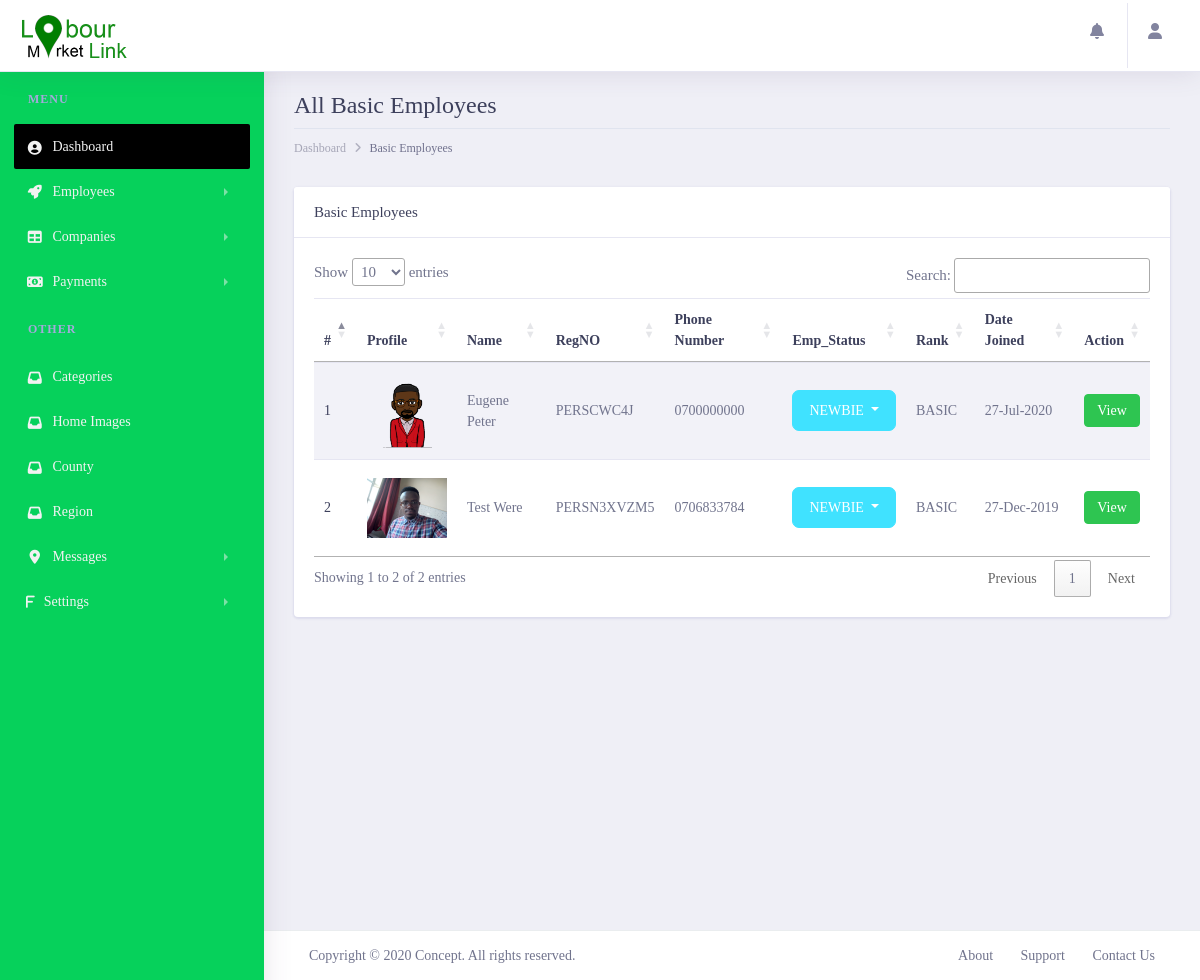
The app's page /lmladmin/basicemployees/ (signed in), older data.
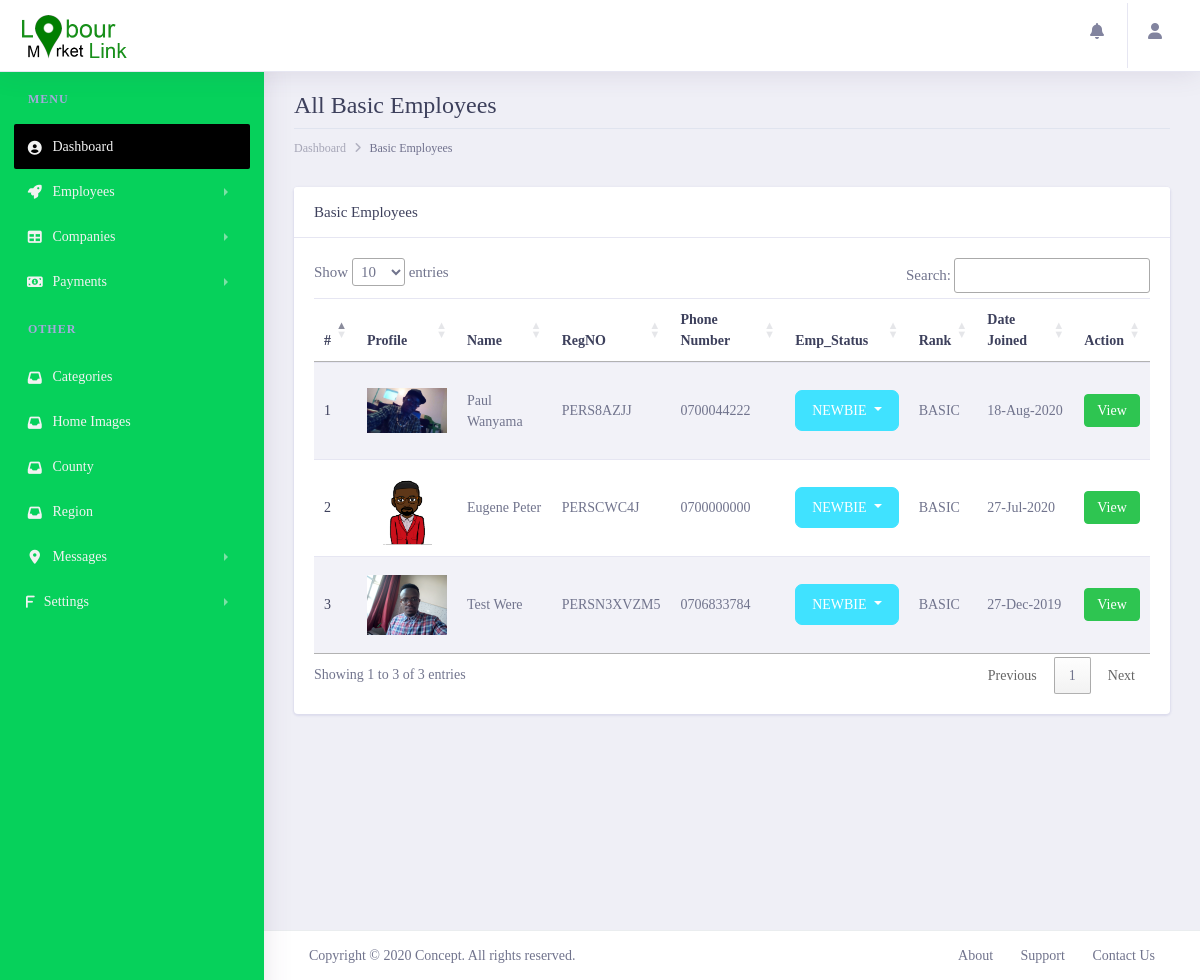
The same page, newer data.
### lmlappadmin/models.py (models this page shows, shortened)
class Customer(get_user_model()):
    profile_image = models.ImageField(max_length=200, upload_to='customerImages', null=True, blank=True)
    regpayment = models.ForeignKey(CustomerPayments, on_delete=models.SET_NULL, null=True)
    country = models.CharField(max_length=100, null=False, blank=False)
    county = models.ForeignKey(County, on_delete=models.SET_NULL, null=True)
    region = models.ForeignKey(Region, on_delete=models.SET_NULL, null=True)
    gender = models.CharField(max_length=100, null=False, blank=False)
    category = models.ForeignKey(Category, on_delete=models.SET_NULL, null=True)
    phone_number = models.CharField(max_length=20, null=False, blank=False)
    date_of_birth = models.DateField(default=datetime.datetime.now)
    landmark = models.CharField(max_length=100, null=True, blank=True)
    huduma_no = models.CharField(max_length=100, null=True, blank=True)
    job_type = models.CharField(max_length=200, null=False, blank=False)
    disability = models.TextField(null=True, blank=True)
    marital_status = models.CharField(max_length=100, null=True, blank=True)
    created_at = models.DateTimeField(auto_now_add=True)
    updated_at = models.DateTimeField(auto_now=True)
    biography = models.TextField()
    PERSONNEL_STATUS = {
        ('NEWBIE', 'Newbie'),
        ('DEACTIVATED', 'Deactivated'),
    }
    status = models.CharField(choices=PERSONNEL_STATUS, default='NEWBIE', max_length=200, null=False, blank=False)
    PAYMENT_STATUS = {
        ('PAID', 'Paid'),
        ('UNPAID', 'UnPaid'),
        ('PARTIAL', 'Partial'),
    }
    pay_status = models.CharField(choices=PAYMENT_STATUS, default='UNPAID', max_length=200, null=False, blank=False)
    RANK_STATUS = {
        ('BASIC', 'Basic'),
        ('PREMIUM', 'Premium'),
        ('ULTIMATE', 'Ultimate'),
    }
    rank_status = models.CharField(choices=RANK_STATUS, default='BASIC', max_length=200, null=False, blank=False)
    DISABILITY_STATUS = [
        ('DISABLED', 'Disabled'),
        ('NOT_DISABLED', 'Not_Disabled')
    ]
    disability_status = models.CharField(choices=DISABILITY_STATUS, default='NOT_DISABLED', max_length=200, null=True,
                                         blank=False)
    class Meta:
        verbose_name = 'Customer'
        verbose_name_plural = 'Customers'
    @property
    def customer_reg_no(self):
        regno = CustomerRegNo.objects.filter(customer=self).first()
        if regno:
            return regno.personel_reg_no
        else:
            return 'NO_REGNO_ON_THIS_GUY'

class CustomerRegNo(models.Model):
    customer = models.ForeignKey(Customer, on_delete=models.CASCADE)
    personel_reg_no = models.CharField(max_length=100, null=False, blank=False, unique=True)
    created_at = models.DateTimeField(auto_now_add=True)
    updated_at = models.DateTimeField(auto_now=True)

### lmlappadmin/views.py (the view)
# urls.py: path('basicemployees/',views.basicemployees, name='basicemployees'),
@login_required()
def basicemployees(request):
    employees = Customer.objects.filter(rank_status='BASIC').order_by('-created_at')
    context = {
        'title': 'Basic Employees',
        'customers': employees,
    }
    return render(request,'employee/basicemployees.html', context)

### lmlapp/templatetags/call_methods.py (called while the page is built)
@register.filter(name='contactushome')
def comments(request):
    contactushome = ContactUsHome.objects.filter(status="UNREAD").order_by("-created_at")
    if contactushome is not None:
        return contactushome
    return False

@register.filter(name='contactushomecount')
def commentscount(request):
    contactushomecount = ContactUsHome.objects.count()
    if contactushomecount > 0:
        return contactushomecount
    return False

### lmlappadmin/templates/employee/basicemployees.html (shortened to what the changed rows need)
{% extends 'admin/layout.html' %}
{% load static %}
{% block content %}
       <div class="dashboard-wrapper ml-0">
            <div class="container-fluid  dashboard-content">
                <div class="row">
                    <div class="col-xl-12 col-lg-12 col-md-12 col-sm-12 col-12">
                        <div class="page-header">
                            <h2 class="pageheader-title"> All Basic Employees</h2>
                        </div>
                    </div>
                </div>
                <div class="row">
                    <div class="col-xl-12 col-lg-12 col-md-12 col-sm-12 col-12">
                            <div class="card">
                                <h5 class="card-header">Basic Employees</h5>
                                <div class="card-body">
                                    <table style="width: 100%;" class="table table-striped" id="myDataTable">
                                        <thead>
                                            <tr>
                                                <th scope="col">#</th>
                                                <th scope="col">Profile</th>
                                                <th scope="col">Name</th>
                                                <th scope="col">RegNO</th>
                                                <th scope="col">Phone Number</th>
                                                <th scope="col">Emp_Status</th>
                                                <th scope="col">Rank</th>
                                                <th scope="col">Date Joined</th>
                                                <th scope="col">Action</th>
                                            </tr>
                                        </thead>
                                        <tbody>
                                            {% for employee in customers %}
                                                <tr>
                                                    <th scope="row">{{forloop.counter}}</th>
                                                    <td>
                                                        <div style="width: 80px; height: 80px; overflow: hidden;" class="rounded">
                                                            <img style="object-fit: contain;" class="w-100 h-100 rounded" src="{{ employee.profile_image.url }}" alt="">
                                                        </div>
                                                    </td>
                                                    <td>{{employee.first_name|title}} {{ employee.last_name|title }}</td>
                                                    <td>{{employee.customer_reg_no}}</td>
                                                    <td>{{employee.phone_number}}</td>
                                                    <td> <div class="dropdown">
                                                          <button class="btn btn-secondary
                                                            {% if  employee.customer.status == 'NEWBIE' %}
                                                             btn-secondary
                                                         {% elif  employee.customer.status == 'REGISTERED_CONFIRMED' %}
                                                            btn-success
                                                         {% elif  employee.customer.status == 'DEACTIVATED' %}
                                                            btn-danger
                                                         {% endif %}
                                                           dropdown-toggle" type="button" id="dropdownMenuButton" data-toggle="dropdown" aria-haspopup="true" aria-expanded="false">
                                                              {{ employee.status|truncatechars:10 }}
                                                          </button>
                                                        </div></td>
                                                    <td>{{employee.rank_status}}</td>
                                                    <td>{{employee.created_at|date:'d-M-Y'}}</td>
                                                    <td>
                                                        <a target="_blank" href="{% url 'LMLAdmin:employeesdetails' employee.id %}" class="btn btn-success btn-sm rounded">View</a>
                                                    </td>
                                                </tr>
                                            {%  endfor  %}
                                        </tbody>
                                    </table>
                                </div>
                            </div>
                        </div>
                </div>
            </div>
        </div>
{% endblock content %}

Row changes from the older to the newer data that the page shows:
added Customer: profile_image (picture), first_name "Paul", last_name "Wanyama", customer_reg_no "PERS8AZJJ", phone_number "0700044222", status "NEWBIE", rank_status "BASIC", created_at "18-Aug-2020"
Text that changed along with them:
text written by a page script: "Show entries Search: Showing 1 to 2 of 2 entries Previous 1 Next" → "Show entries Search: Showing 1 to 3 of 3 entries Previous 1 Next"
